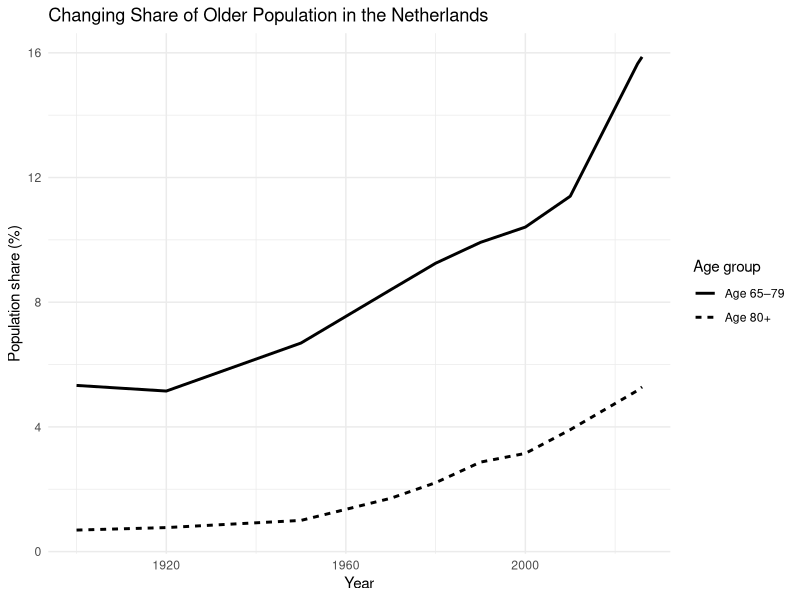
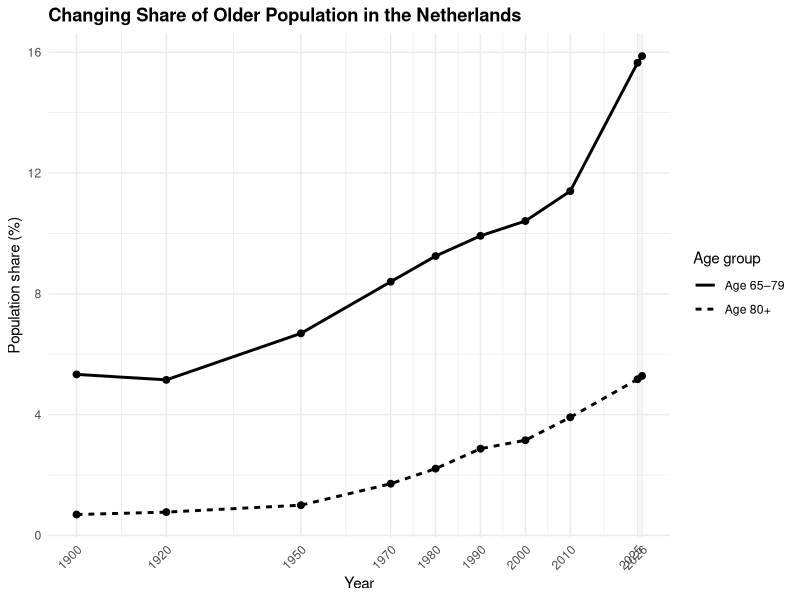
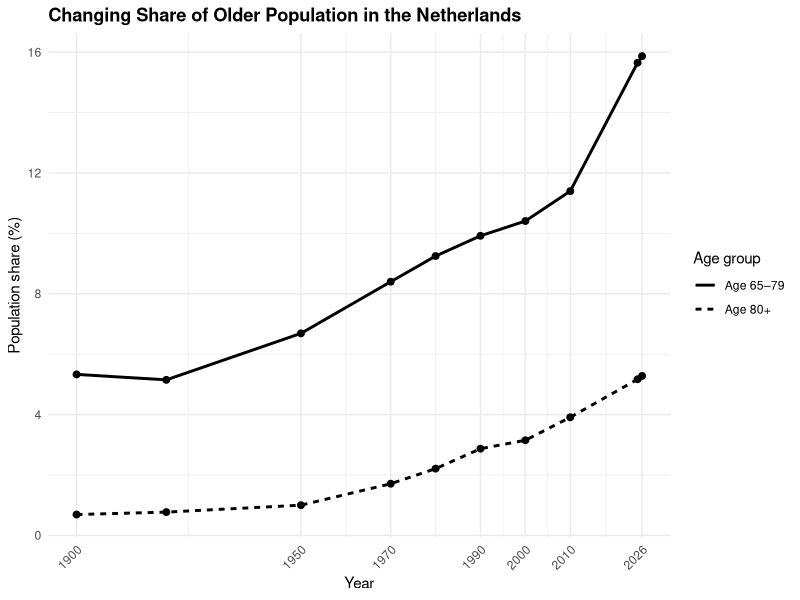
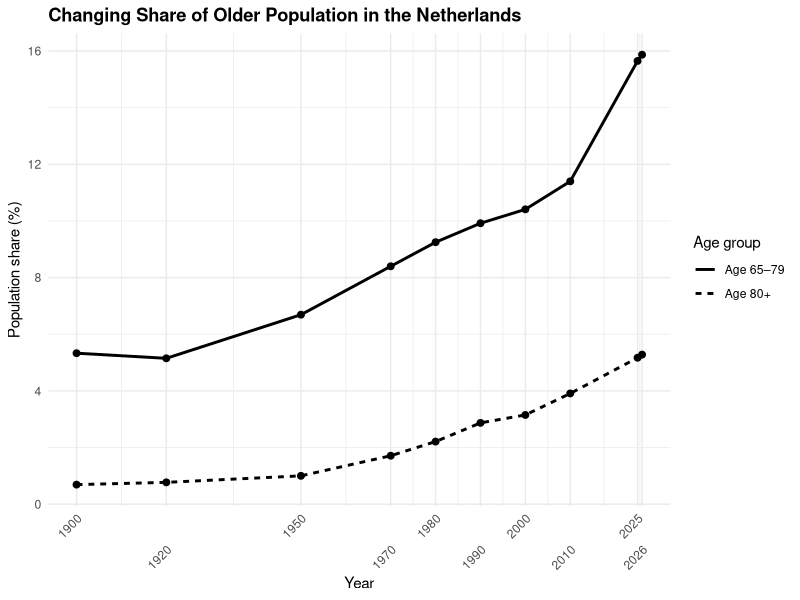
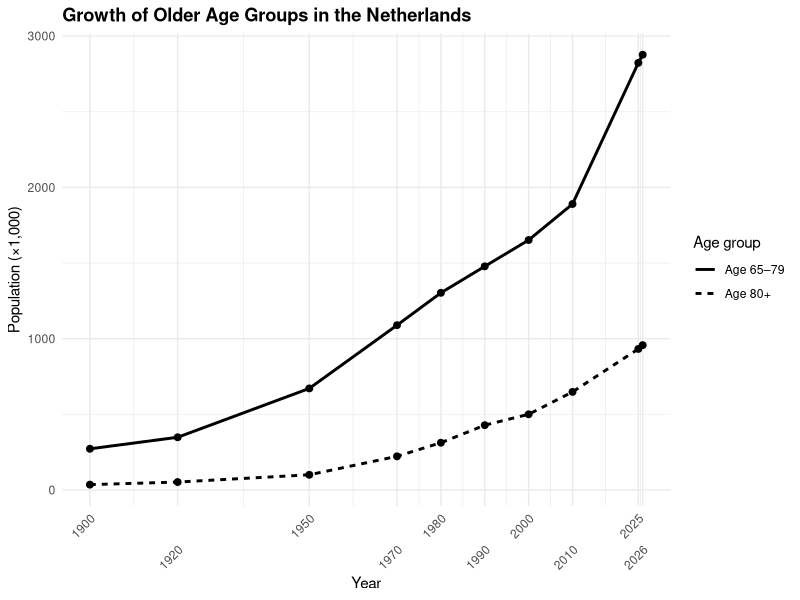
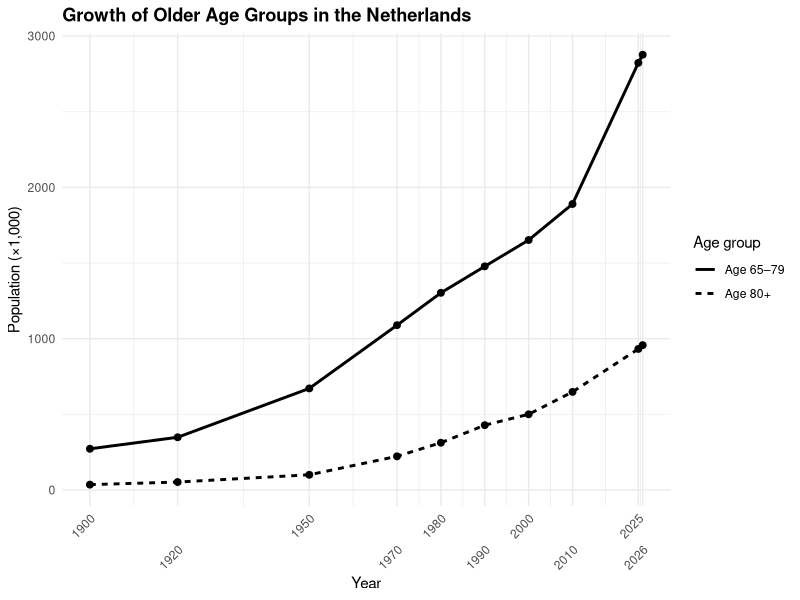
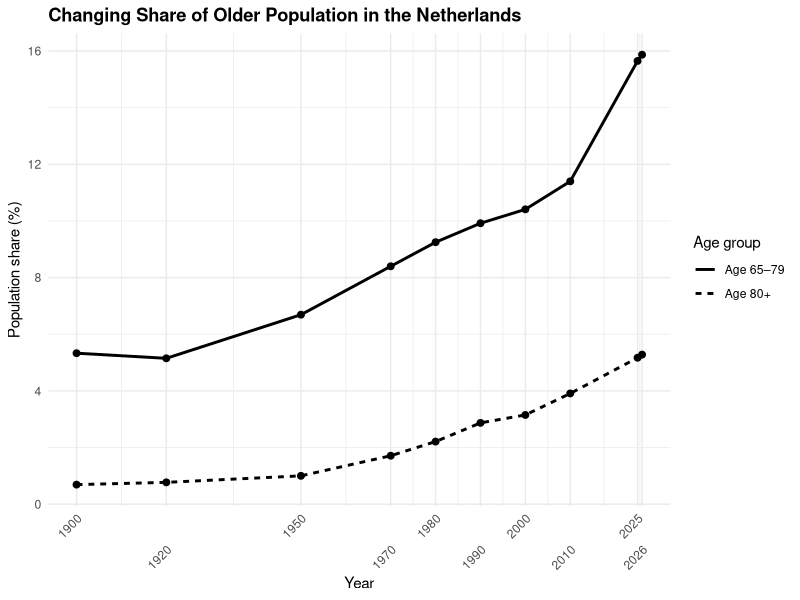
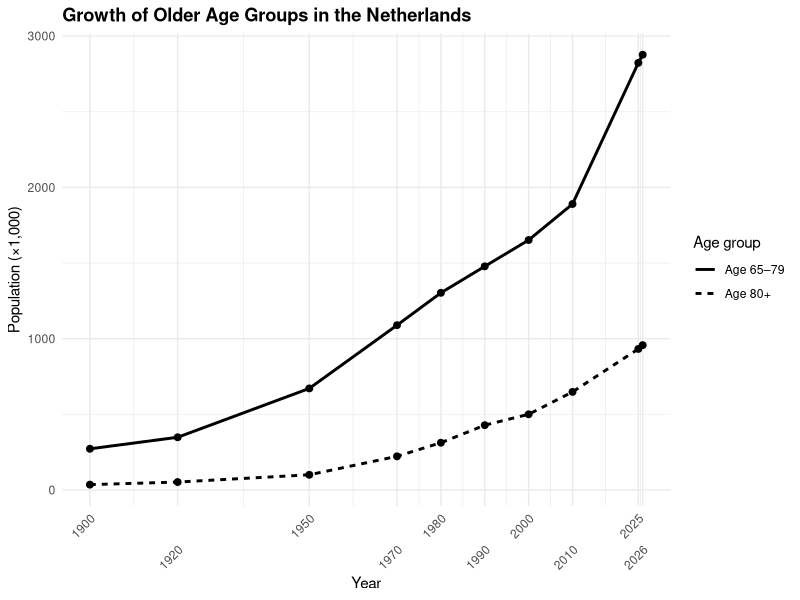

R code for these plots, in order:
# Netherlands Population Ageing
# Data Analysis
# Source: Statistics Netherlands (CBS)

# ---------------------------------------------------------
# 1. Load packages
# ---------------------------------------------------------

library(tidyverse)

# ---------------------------------------------------------
# 2. Import cleaned data
# ---------------------------------------------------------

data <- read_csv("raw/table__85524ENG.csv")

# ---------------------------------------------------------
# 3. Prepare variables for analysis
# ---------------------------------------------------------

ageing_data <- data %>%
  select(
    Year = Periods,
    Total_Population = contains("Total population"),
    Age_65_79 = contains("65 to 79 years"),
    Age_80_Plus = contains("80 years or older")
  ) %>%
  mutate(
    Percent_65_79 = round((Age_65_79 / Total_Population) * 100, 2),
    Percent_80_Plus = round((Age_80_Plus / Total_Population) * 100, 2)
  )
# ---------------------------------------------------------
# 4. Examine population ageing over time
# ---------------------------------------------------------

ageing_data %>%
  select(Year, Age_65_79, Age_80_Plus)
# ---------------------------------------------------------
# 5. Calculate percentage growth in older age groups
# ---------------------------------------------------------

growth <- ageing_data %>%
  summarise(
    Growth_65_79 = ((last(Age_65_79) - first(Age_65_79)) /
                      first(Age_65_79)) * 100,
    
    Growth_80_Plus = ((last(Age_80_Plus) - first(Age_80_Plus)) /
                        first(Age_80_Plus)) * 100
  )

growth
# ---------------------------------------------------------
# 6. Examine the changing share of older age groups
# ---------------------------------------------------------

ageing_data %>%
  select(
    Year,
    Percent_65_79,
    Percent_80_Plus
  )
# ---------------------------------------------------------
# 7. Calculate change in population share
# ---------------------------------------------------------

share_change <- ageing_data %>%
  summarise(
    Change_65_79 = last(Percent_65_79) - first(Percent_65_79),
    Change_80_Plus = last(Percent_80_Plus) - first(Percent_80_Plus)
  )

share_change
# ---------------------------------------------------------
# 8. Visualise the changing share of older age groups
# ---------------------------------------------------------

ageing_data %>%
  ggplot(aes(x = Year)) +
  geom_line(aes(y = Percent_65_79, linetype = "Age 65–79"), linewidth = 1) +
  geom_line(aes(y = Percent_80_Plus, linetype = "Age 80+"), linewidth = 1) +
  labs(
    title = "Changing Share of Older Population in the Netherlands",
    x = "Year",
    y = "Population share (%)",
    linetype = "Age group"
  ) +
  theme_minimal()
# ---------------------------------------------------------
# 8. Visualise the changing share of older age groups
# ---------------------------------------------------------

ageing_data %>%
  ggplot(aes(x = Year)) +
  
  geom_line(
    aes(y = Percent_65_79, linetype = "Age 65–79"),
    linewidth = 1
  ) +
  
  geom_point(
    aes(y = Percent_65_79),
    size = 2
  ) +
  
  geom_line(
    aes(y = Percent_80_Plus, linetype = "Age 80+"),
    linewidth = 1
  ) +
  
  geom_point(
    aes(y = Percent_80_Plus),
    size = 2
  ) +
  
  scale_x_continuous(
    breaks = ageing_data$Year
  ) +
  
  labs(
    title = "Changing Share of Older Population in the Netherlands",
    x = "Year",
    y = "Population share (%)",
    linetype = "Age group"
  ) +
  
  theme_minimal() +
  
  theme(
    axis.text.x = element_text(angle = 45, hjust = 1),
    plot.title = element_text(face = "bold")
  )
scale_x_continuous(
  breaks = c(1900, 1950, 1970, 1990, 2000, 2010, 2025, 2026)
)
# ---------------------------------------------------------
# 8. Visualise the changing share of older age groups
# ---------------------------------------------------------

ageing_data %>%
  ggplot(aes(x = Year)) +
  
  geom_line(
    aes(y = Percent_65_79, linetype = "Age 65–79"),
    linewidth = 1
  ) +
  
  geom_point(
    aes(y = Percent_65_79),
    size = 2
  ) +
  
  geom_line(
    aes(y = Percent_80_Plus, linetype = "Age 80+"),
    linewidth = 1
  ) +
  
  geom_point(
    aes(y = Percent_80_Plus),
    size = 2
  ) +
  
  scale_x_continuous(
    breaks = c(1900, 1950, 1970, 1990, 2000, 2010, 2026)
  ) +
  
  labs(
    title = "Changing Share of Older Population in the Netherlands",
    x = "Year",
    y = "Population share (%)",
    linetype = "Age group"
  ) +
  
  theme_minimal() +
  
  theme(
    axis.text.x = element_text(angle = 45, hjust = 1),
    plot.title = element_text(face = "bold")
  )
scale_x_continuous(
  breaks = ageing_data$Year
)
scale_x_continuous(
  breaks = ageing_data$Year
)
# ---------------------------------------------------------
# 8. Visualise the changing share of older age groups
# ---------------------------------------------------------

ageing_data %>%
  ggplot(aes(x = Year)) +
  
  geom_line(
    aes(y = Percent_65_79, linetype = "Age 65–79"),
    linewidth = 1
  ) +
  
  geom_point(
    aes(y = Percent_65_79),
    size = 2
  ) +
  
  geom_line(
    aes(y = Percent_80_Plus, linetype = "Age 80+"),
    linewidth = 1
  ) +
  
  geom_point(
    aes(y = Percent_80_Plus),
    size = 2
  ) +
  
  scale_x_continuous(
    breaks = ageing_data$Year,
    guide = guide_axis(n.dodge = 2)
  ) +
  
  labs(
    title = "Changing Share of Older Population in the Netherlands",
    x = "Year",
    y = "Population share (%)",
    linetype = "Age group"
  ) +
  
  theme_minimal() +
  
  theme(
    axis.text.x = element_text(angle = 45, hjust = 1),
    plot.title = element_text(face = "bold")
  )
# ---------------------------------------------------------
# 9. Visualise the population size of older age groups
# ---------------------------------------------------------

ageing_data %>%
  ggplot(aes(x = Year)) +
  
  geom_line(
    aes(y = Age_65_79, linetype = "Age 65–79"),
    linewidth = 1
  ) +
  
  geom_point(
    aes(y = Age_65_79),
    size = 2
  ) +
  
  geom_line(
    aes(y = Age_80_Plus, linetype = "Age 80+"),
    linewidth = 1
  ) +
  
  geom_point(
    aes(y = Age_80_Plus),
    size = 2
  ) +
  
  scale_x_continuous(
    breaks = ageing_data$Year,
    guide = guide_axis(n.dodge = 2)
  ) +
  
  labs(
    title = "Growth of Older Age Groups in the Netherlands",
    x = "Year",
    y = "Population (×1,000)",
    linetype = "Age group"
  ) +
  
  theme_minimal() +
  
  theme(
    axis.text.x = element_text(angle = 45, hjust = 1),
    plot.title = element_text(face = "bold")
  )
# ---------------------------------------------------------
# 9. Visualise the population size of older age groups
# ---------------------------------------------------------

ageing_data %>%
  ggplot(aes(x = Year)) +
  
  geom_line(
    aes(y = Age_65_79, linetype = "Age 65–79"),
    linewidth = 1
  ) +
  
  geom_point(
    aes(y = Age_65_79),
    size = 2
  ) +
  
  geom_line(
    aes(y = Age_80_Plus, linetype = "Age 80+"),
    linewidth = 1
  ) +
  
  geom_point(
    aes(y = Age_80_Plus),
    size = 2
  ) +
  
  scale_x_continuous(
    breaks = ageing_data$Year,
    guide = guide_axis(n.dodge = 2)
  ) +
  
  labs(
    title = "Growth of Older Age Groups in the Netherlands",
    x = "Year",
    y = "Population (×1,000)",
    linetype = "Age group"
  ) +
  
  theme_minimal() +
  
  theme(
    axis.text.x = element_text(angle = 45, hjust = 1),
    plot.title = element_text(face = "bold")
  )
# ---------------------------------------------------------
# 10. Compare population growth of older age groups
# ---------------------------------------------------------

growth_comparison <- ageing_data %>%
  summarise(
    Growth_65_79 = ((last(Age_65_79) - first(Age_65_79)) /
                      first(Age_65_79)) * 100,
    
    Growth_80_Plus = ((last(Age_80_Plus) - first(Age_80_Plus)) /
                        first(Age_80_Plus)) * 100
  )

growth_comparison
# ---------------------------------------------------------
# 11. Compare change in population share
# ---------------------------------------------------------

share_change <- ageing_data %>%
  summarise(
    Change_65_79 = last(Percent_65_79) - first(Percent_65_79),
    Change_80_Plus = last(Percent_80_Plus) - first(Percent_80_Plus)
  )

share_change
dir.create("figures", showWarnings = FALSE)
# ---------------------------------------------------------
# 12. Save Figure 1
# ---------------------------------------------------------

figure1 <- ageing_data %>%
  ggplot(aes(x = Year)) +
  
  geom_line(
    aes(y = Percent_65_79, linetype = "Age 65–79"),
    linewidth = 1
  ) +
  
  geom_point(
    aes(y = Percent_65_79),
    size = 2
  ) +
  
  geom_line(
    aes(y = Percent_80_Plus, linetype = "Age 80+"),
    linewidth = 1
  ) +
  
  geom_point(
    aes(y = Percent_80_Plus),
    size = 2
  ) +
  
  scale_x_continuous(
    breaks = ageing_data$Year,
    guide = guide_axis(n.dodge = 2)
  ) +
  
  labs(
    title = "Changing Share of Older Population in the Netherlands",
    x = "Year",
    y = "Population share (%)",
    linetype = "Age group"
  ) +
  
  theme_minimal() +
  
  theme(
    axis.text.x = element_text(angle = 45, hjust = 1),
    plot.title = element_text(face = "bold")
  )

ggsave(
  "figures/figure1_ageing_share.png",
  figure1,
  width = 9,
  height = 6,
  dpi = 300
)
# ---------------------------------------------------------
# 13. Save Figure 2
# ---------------------------------------------------------

figure2 <- ageing_data %>%
  ggplot(aes(x = Year)) +
  
  geom_line(
    aes(y = Age_65_79, linetype = "Age 65–79"),
    linewidth = 1
  ) +
  
  geom_point(
    aes(y = Age_65_79),
    size = 2
  ) +
  
  geom_line(
    aes(y = Age_80_Plus, linetype = "Age 80+"),
    linewidth = 1
  ) +
  
  geom_point(
    aes(y = Age_80_Plus),
    size = 2
  ) +
  
  scale_x_continuous(
    breaks = ageing_data$Year,
    guide = guide_axis(n.dodge = 2)
  ) +
  
  labs(
    title = "Growth of Older Age Groups in the Netherlands",
    x = "Year",
    y = "Population (×1,000)",
    linetype = "Age group"
  ) +
  
  theme_minimal() +
  
  theme(
    axis.text.x = element_text(angle = 45, hjust = 1),
    plot.title = element_text(face = "bold")
  )

ggsave(
  "figures/figure2_older_population_size.png",
  figure2,
  width = 9,
  height = 6,
  dpi = 300
)
# ---------------------------------------------------------
# 14. Create summary table
# ---------------------------------------------------------

summary_table <- ageing_data %>%
  select(
    Year,
    Total_Population,
    Age_65_79,
    Age_80_Plus,
    Percent_65_79,
    Percent_80_Plus
  )

summary_table
# ---------------------------------------------------------
# 15. Compare the beginning and end of the period
# ---------------------------------------------------------

period_comparison <- ageing_data %>%
  filter(Year %in% c(1900, 2026)) %>%
  select(
    Year,
    Total_Population,
    Age_65_79,
    Age_80_Plus,
    Percent_65_79,
    Percent_80_Plus
  )

period_comparison
